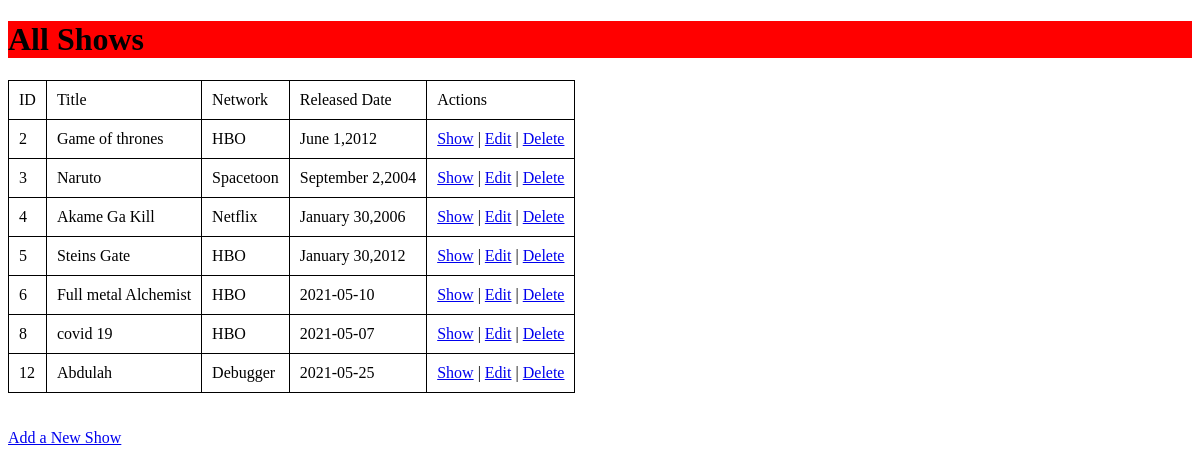
Page /shows/ on the committed database.
### tv_app/models.py (models this page shows)
class Show(models.Model):
    title = models.CharField(max_length=45)
    network = models.CharField(max_length=45)
    released_date = models.CharField(max_length=255)
    created_at = models.DateTimeField(auto_now_add=True)
    updated_at = models.DateTimeField(auto_now=True)
    description = models.TextField()

### tv_app/views.py (the view)
# urls.py: path('shows/', views.index),
def index(request):
    context = {
        'shoows': Show.objects.all()
    }
    return render(request, "shows.html", context)

### tv_app/templates/shows.html (shortened to what this page needs)
<!DOCTYPE html>
<html lang="en">
<head>
    {% load static %}
    <link rel="stylesheet" href="{% static 'css/style.css' %}">
</head>
<body>
    <h1>All Shows</h1>
    <table>
        <tr>
            <td>ID</td>
            <td>Title</td>
            <td>Network</td>
            <td>Released Date</td>
            <td>Actions</td>
        </tr>
        <tr>{% for i in shoows %}
            <td>{{i.id}}</td>
            <td>{{i.title}}</td>
            <td>{{i.network}}</td>
            <td>{{i.released_date}}</td>
            <td><a href="/shows/{{i.id}}">Show</a> | <a href="/shows/{{i.id}}/edit">Edit</a> | <a href="/delete/{{i.id}}">Delete</a></td>
        </tr>{% endfor %}
    </table>
    <br>
    <br>
    <a href="/shows/new">Add a New Show</a>
</body>
</html>

### tv_app/static/css/style.css (style rules this page uses)
table tr td { border: 1px solid black; padding: 10px; text-align: left; }
table { border-collapse: collapse; }
h1 { background-color: red; }

### rows in the picture
Show: id "2", title "Game of thrones", network "HBO", released_date "June 1,2012"
Show: id "3", title "Naruto", network "Spacetoon", released_date "September 2,2004"
Show: id "4", title "Akame Ga Kill", network "Netflix", released_date "January 30,2006"
Show: id "5", title "Steins Gate", network "HBO", released_date "January 30,2012"
Show: id "6", title "Full metal Alchemist", network "HBO", released_date "2021-05-10"
Show: id "8", title "covid 19", network "HBO", released_date "2021-05-07"
Show: id "12", title "Abdulah", network "Debugger", released_date "2021-05-25"
